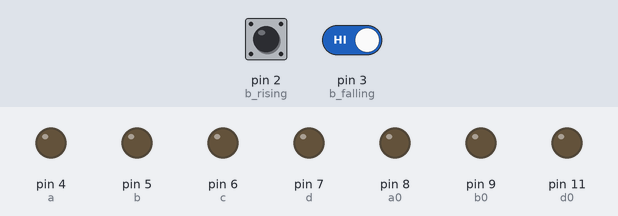
Simulated run of this sketch. Board: Arduino Uno, built with avr-gcc and run on an emulated ATmega328P. Shown: output pins drawn as LEDs (lit = HIGH). Inputs (shaded band) come from the test bench; at power-on: pin 2 (b_rising) LOW, pin 3 (b_falling) HIGH.

Above: at 1.2 s.
1.3 s: pin 2 (b_rising) driven HIGH
At 2.4 s:
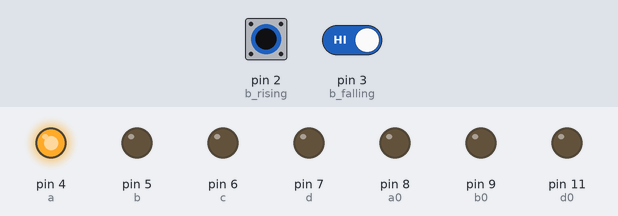
2.8 s: pin 3 (b_falling) driven LOW
At 3.5 s:
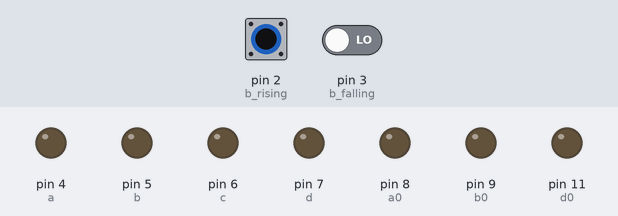
4.3 s: pin 2 (b_rising) pulsed LOW 5 times (0.12 s each, 0.3 s apart)
At 6.4 s:
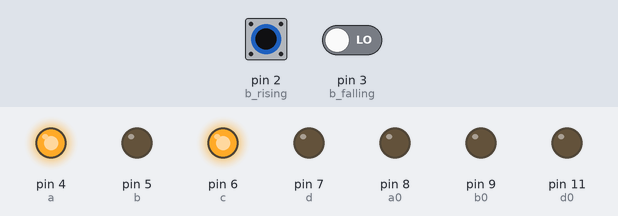
7.3 s: pin 2 (b_rising) pulsed LOW 2 times (0.12 s each, 0.3 s apart)
At 8.0 s:
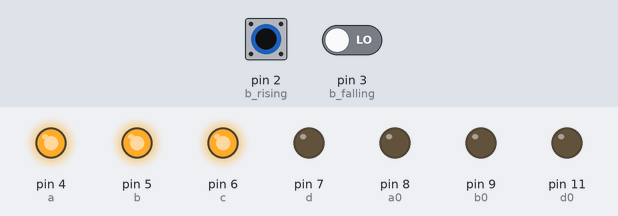
Timing chart, 0 to 10.3 s (numbered marks = the images above; inputs shaded):
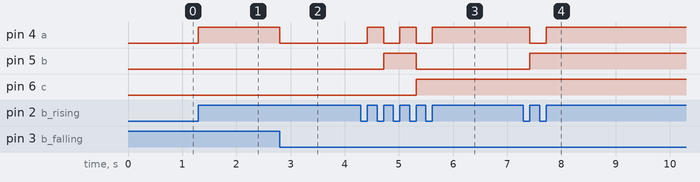

Measured:
- after the input at 1.3 s, pin 4 (a): LOW → HIGH at once
- after the input at 2.8 s, pin 4 (a): HIGH → LOW at once
- after the input at 4.3 s, pin 4 (a): alternates HIGH for 0.30 s and LOW for 0.30 s, 5 changes in all, then stays HIGH, starting after 0.12 s; pin 5 (b): LOW → HIGH after 0.42 s, → LOW 0.60 s later; pin 6 (c): LOW → HIGH after 1.0 s
- after the input at 7.3 s, pin 4 (a): HIGH → LOW after 0.12 s, → HIGH 0.30 s later; pin 5 (b): LOW → HIGH after 0.12 s

The sketch:

contador_0-50__practica_1.ino
```cpp
/*
Fundacion Kinal
Centro Educativo Tecnico Laboral Kinal
Electronica
Grado: Quinto
Seccion: A
Curso: Taller de electronica digital y reparacion de computadoras 1
Nombre: Luis Andres Muñiz Godoy
Carne: 2019127
*/

#define a 4
#define b 5
#define c 6
#define d 7
#define a0 8
#define b0 9
#define c0 10
#define d0 11
#define b_rising 2
#define b_falling 3

//funciones
void f_rising ();
void f_falling ();
void usodisplay();
void in_out();

//variables
volatile static bool f_print = false;
volatile static int i = 0;

void setup() {
  in_out();
  pinMode(b_rising, INPUT);
  pinMode(b_falling, INPUT);
  attachInterrupt(digitalPinToInterrupt(b_rising), f_rising, RISING);
  attachInterrupt(digitalPinToInterrupt(b_falling), f_falling, FALLING);
}

void loop() {
  if (f_print){

    f_print = false;

   if (i==-1){
      i=50;
      usodisplay(0,0,0,0,0,1,0,1);
    }
    if (i==0){
      usodisplay(0,0,0,0,0,0,0,0);
    }
    if (i==1){
      usodisplay(0,0,0,1,0,0,0,0);
    }
    if (i==2){
      usodisplay(0,0,1,0,0,0,0,0);
    }
    if (i==3){
      usodisplay(0,0,1,1,0,0,0,0);
    }
    if (i==4){
      usodisplay(0,1,0,0,0,0,0,0);
    }
    if (i==5){
      usodisplay(0,1,0,1,0,0,0,0);
    }
    if (i==6){
      usodisplay(0,1,1,0,0,0,0,0);
    }
    if (i==7){
      usodisplay(0,1,1,1,0,0,0,0);
    }
    if (i==8){
      usodisplay(1,0,0,0,0,0,0,0);
    }
    if (i==9){
      usodisplay(1,0,0,1,0,0,0,0);
    }
    if (i==10){
      usodisplay(0,0,0,0,0,0,0,1); //se conto hasta 10
    }
    if (i==11){
      usodisplay(0,0,0,1,0,0,0,1);
    }
    if (i==12){
      usodisplay(0,0,1,0,0,0,0,1);
    }
    if (i==13){
      usodisplay(0,0,1,1,0,0,0,1);
    }
    if (i==14){
      usodisplay(0,1,0,0,0,0,0,1);
    }
    if (i==15){
      usodisplay(0,1,0,1,0,0,0,1);
    }
    if (i==16){
      usodisplay(0,1,1,0,0,0,0,1);
    }
    if (i==17){
      usodisplay(0,1,1,1,0,0,0,1);
    }
    if (i==18){
      usodisplay(1,0,0,0,0,0,0,1);
    }
    if (i==19){
      usodisplay(1,0,0,1,0,0,0,1);
    }
    if (i==20){
      usodisplay(0,0,0,0,0,0,1,0); //se conto hasta 20
    }
    if (i==21){
      usodisplay(0,0,0,1,0,0,1,0);
    }
    if (i==22){
      usodisplay(0,0,1,0,0,0,1,0);
    }
    if (i==23){
      usodisplay(0,0,1,1,0,0,1,0);
    }
    if (i==24){
      usodisplay(0,1,0,0,0,0,1,0);
    }
    if (i==25){
      usodisplay(0,1,0,1,0,0,1,0);
    }
    if (i==26){
      usodisplay(0,1,1,0,0,0,1,0);
    }
    if (i==27){
      usodisplay(0,1,1,1,0,0,1,0);
    }
    if (i==28){
      usodisplay(1,0,0,0,0,0,1,0);
    }
    if (i==29){
      usodisplay(1,0,0,1,0,0,1,0);
    }
    if (i==30){
      usodisplay(0,0,0,0,0,0,1,1); //se conto hasta 30
    }
    if (i==31){
      usodisplay(0,0,0,1,0,0,1,1);
    }
    if (i==32){
      usodisplay(0,0,1,0,0,0,1,1);
    }
    if (i==33){
      usodisplay(0,0,1,1,0,0,1,1);
    }
    if (i==34){
      usodisplay(0,1,0,0,0,0,1,1);
    }
    if (i==35){
      usodisplay(0,1,0,1,0,0,1,1);
    }
    if (i==36){
      usodisplay(0,1,1,0,0,0,1,1);
    }
    if (i==37){
      usodisplay(0,1,1,1,0,0,1,1);
    }
    if (i==38){
      usodisplay(1,0,0,0,0,0,1,1);
    }
    if (i==39){
      usodisplay(1,0,0,1,0,0,1,1);
    }
    if (i==40){
      usodisplay(0,0,0,0,0,1,0,0); //se conto hasta 40
    }
    if (i==41){
      usodisplay(0,0,0,1,0,1,0,0);
    }
    if (i==42){
      usodisplay(0,0,1,0,0,1,0,0);
    }
    if (i==43){
      usodisplay(0,0,1,1,0,1,0,0);
    }
    if (i==44){
      usodisplay(0,1,0,0,0,1,0,0);
    }
    if (i==45){
      usodisplay(0,1,0,1,0,1,0,0);
    }
    if (i==46){
      usodisplay(0,1,1,0,0,1,0,0);
    }
    if (i==47){
      usodisplay(0,1,1,1,0,1,0,0);
    }
    if (i==48){
      usodisplay(1,0,0,0,0,1,0,0);
    }
    if (i==49){
      usodisplay(1,0,0,1,0,1,0,0);
    }
    if (i==50){
      usodisplay(0,0,0,0,0,1,0,1); //se conto hasta 50
    }
    if (i==51){
      i=0;
      usodisplay(0,0,0,0,0,0,0,0);
    }
  }
}

void f_rising (){
  f_print = true;
  i++;
}
void f_falling (){
  f_print = true;
  i--;
}

void usodisplay(bool d1, bool d2, bool d3, bool d4, bool d5, bool d6, bool d7, bool d8){
    digitalWrite(d,d1);
    digitalWrite(c,d2);
    digitalWrite(b,d3);
    digitalWrite(a,d4);
    digitalWrite(d0,d5);
    digitalWrite(c0,d6);
    digitalWrite(b0,d7);
    digitalWrite(a0,d8);
}

void in_out(){
    pinMode (a, OUTPUT);
    pinMode (b, OUTPUT);
    pinMode (c, OUTPUT);
    pinMode (d, OUTPUT);
    pinMode (a0, OUTPUT);
    pinMode (b0, OUTPUT);
    pinMode (c0, OUTPUT);
    pinMode (d0, OUTPUT);
}
```
